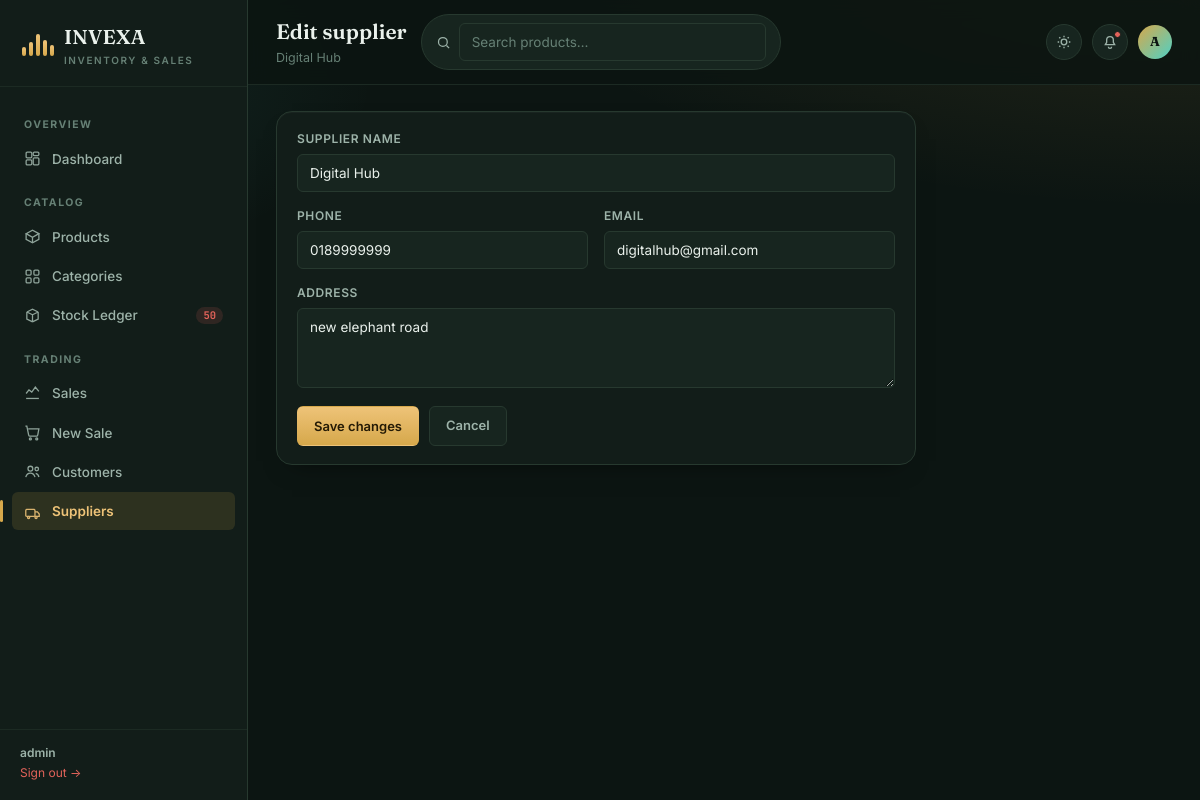
Screenshot of /suppliers/edit/4 (signed in) with the database file from the repository.
### tables this page shows
CREATE TABLE suppliers (id INTEGER PRIMARY KEY, name TEXT, phone TEXT, email TEXT, address TEXT);

### app.py (the view, shortened to what this page needs)
@app.route("/suppliers/edit/<int:supplier_id>", methods=["GET", "POST"])
@login_required
def edit_supplier(supplier_id):
    db = get_db()
    supplier = db.execute("SELECT * FROM suppliers WHERE id = ?", (supplier_id,)).fetchone()
    if supplier is None:
        flash("Supplier not found.", "error")
        return redirect(url_for("suppliers"))
    return render_template("edit_supplier.html", supplier=supplier)

### app.py (called while the page is built)
def get_db():
    if "db" not in g:
        g.db = sqlite3.connect(DB_PATH)
        g.db.row_factory = sqlite3.Row
        g.db.execute("PRAGMA foreign_keys = ON")
    return g.db

def login_required(view):
    @wraps(view)
    def wrapped(*args, **kwargs):
        if not session.get("logged_in"):
            return redirect(url_for("login"))
        return view(*args, **kwargs)
    return wrapped

@app.context_processor
def inject_globals():
    low_stock_count = 0
    if session.get("logged_in"):
        db = get_db()
        low_stock_count = db.execute(
            "SELECT COUNT(*) FROM products WHERE quantity <= minimum_stock"
        ).fetchone()[0]
    return {
        "app_name": APP_NAME,
        "current_user": session.get("username"),
        "low_stock_count": low_stock_count,
    }

### templates/edit_supplier.html (shortened to what this page needs)
{% extends "base.html" %}
{% set active_page = 'suppliers' %}
{% block page_title %}Edit supplier{% endblock %}
{% block page_sub %}<p>{{ supplier.name }}</p>{% endblock %}
{% block content %}
<div class="card" style="max-width:640px;">
  <div class="card-body">
    <form method="POST">
      <div class="field">
        <label for="name">Supplier name</label>
        <input type="text" id="name" name="name" value="{{ supplier.name }}" required autofocus>
      </div>
      <div class="form-grid">
        <div class="field">
          <label for="phone">Phone</label>
          <input type="tel" id="phone" name="phone" value="{{ supplier.phone or '' }}">
        </div>
        <div class="field">
          <label for="email">Email</label>
          <input type="email" id="email" name="email" value="{{ supplier.email or '' }}">
        </div>
      </div>
      <div class="field">
        <label for="address">Address</label>
        <textarea id="address" name="address">{{ supplier.address or '' }}</textarea>
      </div>
      <div class="actions">
        <button type="submit" class="btn btn-primary">Save changes</button>
        <a class="btn btn-ghost" href="{{ url_for('suppliers') }}">Cancel</a>
      </div>
    </form>
  </div>
</div>
{% endblock %}

### static/css/style.css (style rules this page uses)
:root { --bg: #0c1512; --surface: #121d19; --surface-2: #17251f; --surface-3: #1e332a; --border: #27392f; --border-soft: #1c2a23; --text: #eaf1ec; --text-dim: #9db3a9; --text-faint: #668075; --gold: #d6a84b; --gold-strong: #eec378; --gold-soft: rgba(214, 168, 75, 0.14); --teal: #4fd1c5; --teal-soft: rgba(79, 209, 197, 0.14); --red: #e2635a; --red-soft: rgba(226, 99, 90, 0.14); --green: #7bc67e; --green-soft: rgba(123, 198, 126, 0.14); --font-display: 'Fraunces', Georgia, serif; --font-body: 'Inter', -apple-system, BlinkMacSystemFont, sans-serif; --font-mono: 'JetBrains Mono', ui-monospace, monospace; --radius-s: 6px; --radius-m: 10px; --radius-l: 16px; --shadow-card: 0 1px 0 rgba(255, 255, 255, 0.03) inset, 0 12px 24px -16px rgba(0, 0, 0, 0.6); --sidebar-w: 248px; }
* { box-sizing: border-box; }
html { color-scheme: dark; }
body { margin: 0; background: var(--bg); background-image: radial-gradient(1200px 480px at 100% -10%, var(--gold-soft), transparent 60%), radial-gradient(900px 400px at -10% 10%, var(--teal-soft), transparent 55%); background-attachment: fixed; color: var(--text); font-family: var(--font-body); font-size: 14.5px; line-height: 1.5; -webkit-font-smoothing: antialiased; }
a { color: inherit; text-decoration: none; }
button { font-family: inherit; }
.page-heading p { margin: 1px 0 0; font-size: 12.5px; color: var(--text-faint); }
.card { background: var(--surface); border: 1px solid var(--border); border-radius: var(--radius-l); box-shadow: var(--shadow-card); }
.card-body { padding: 18px 20px; }
.btn { display: inline-flex; align-items: center; justify-content: center; gap: 7px; padding: 9px 16px; border-radius: var(--radius-s); border: 1px solid transparent; font-weight: 600; font-size: 13px; cursor: pointer; transition: transform 0.08s ease, filter 0.15s ease, background 0.15s ease; white-space: nowrap; }
.btn-primary { background: linear-gradient(180deg, var(--gold-strong), var(--gold)); color: #241a05; }
.btn-ghost { background: var(--surface-2); color: var(--text-dim); border-color: var(--border); }
.form-grid { display: grid; grid-template-columns: 1fr 1fr; gap: 16px; }
.field { display: flex; flex-direction: column; gap: 6px; margin-bottom: 15px; }
.field label { font-size: 12px; font-weight: 600; color: var(--text-dim); text-transform: uppercase; letter-spacing: 0.05em; }
input[type="text"], input[type="password"], input[type="number"], input[type="email"], input[type="search"], input[type="tel"], input[type="date"], select, textarea { background: var(--surface-2); border: 1px solid var(--border); color: var(--text); border-radius: var(--radius-s); padding: 10px 12px; font-size: 13.5px; font-family: var(--font-body); width: 100%; transition: border-color 0.15s ease, background 0.15s ease; }
textarea { min-height: 80px; resize: vertical; }
form .actions { display: flex; gap: 10px; margin-top: 18px; }

### rows the page displays
suppliers: name "Digital Hub", phone "0189999999", email "digitalhub@gmail.com", address "new elephant road"

### other values shown
{{ app_name }} "INVEXA"
{{ low_stock_count }} "50"
{{ current_user or 'Guest' }} "admin"
{{ (current_user or '?')[0]|upper }} "A"
